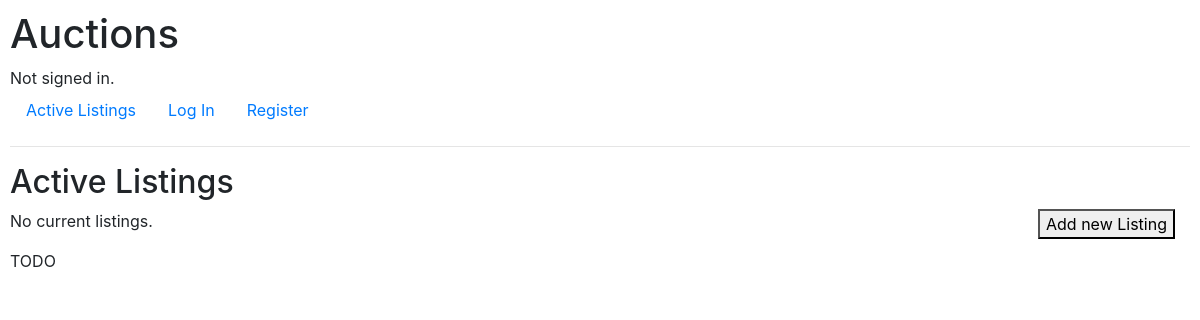
Before: / with the older database file.
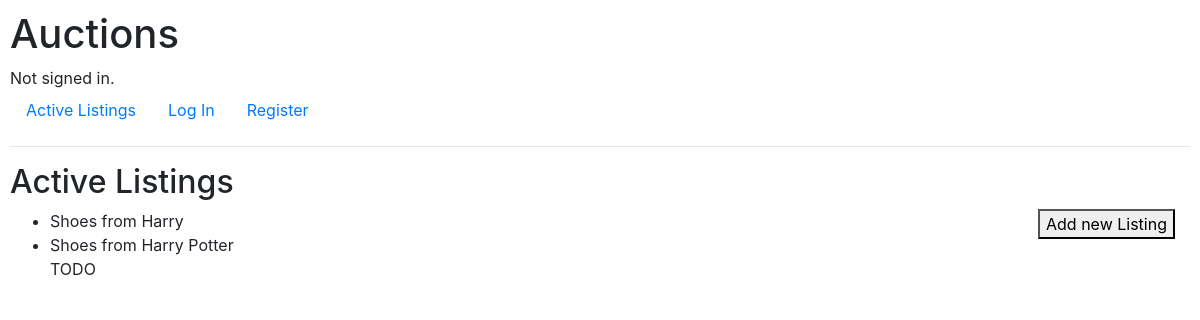
After: the same page with the newer database file.
### auctions/models.py (models this page shows)
class Listing(models.Model):
    CHOICES_CATEGORY = [
        ("electronics", "Electronics"),
        ("fashion", "Fashion"),
        ("sports_hobbies", "Sports and Hobbies"),
        ("house_garden", "House and Garden"),
        ("books_movies_music", "Books, Movies, Music"),
        ("others", "Others"),
    ]
    title = models.CharField(max_length=64, blank=False, null=False)
    description = models.TextField(blank=False, null=False)
    starting_bid = models.DecimalField(max_digits=10, decimal_places=2, blank=False, null=False)
    image = models.URLField(help_text="Insert URL for prodcut image here")
    category = models.CharField(
        max_length=64,
        choices=CHOICES_CATEGORY,
        default="others",
        )
    def __str__(self):
        return self.title

### auctions/views.py (the view)
# urls.py: path("", views.index, name="index"),
def index(request):
    return render(request, "auctions/index.html", {
        "listings": Listing.objects.all()
    })

### auctions/templates/auctions/index.html
{% extends "auctions/layout.html" %}
{% block body %}
    <h2>Active Listings</h2>
    <button id="add_listing">Add new Listing</button>
    {% if listings %}
        <ul>
            {% for listing in listings %}
                <li> {{ listing}} </li>
            {% endfor %}
    {% else %}
        <p>No current listings.</p>
    {% endif %}
    TODO
{% endblock %}

### auctions/templates/auctions/layout.html (shortened to what this page needs)
{% load static %}
<!DOCTYPE html>
<html lang="en">
    <head>
        <link rel="stylesheet" href="https://stackpath.bootstrapcdn.com/bootstrap/4.4.1/css/bootstrap.min.css">
        <link href="{% static 'auctions/styles.css' %}" rel="stylesheet">
    </head>
    <body>
        <h1>Auctions</h1>
        <div>
            {% if user.is_authenticated %}
                Signed in as <strong>{{ user.username }}</strong>.
            {% else %}
                Not signed in.
            {% endif %}
        </div>
        <ul class="nav">
            <li class="nav-item">
                <a class="nav-link" href="{% url 'index' %}">Active Listings</a>
            </li>
            {% if user.is_authenticated %}
                <li class="nav-item">
                    <a class="nav-link" href="{% url 'logout' %}">Log Out</a>
                </li>
            {% else %}
                <li class="nav-item">
                    <a class="nav-link" href="{% url 'login' %}">Log In</a>
                </li>
                <li class="nav-item">
                    <a class="nav-link" href="{% url 'register' %}">Register</a>
                </li>
            {% endif %}
        </ul>
        <hr>
        {% block body %}
        {% endblock %}
    </body>
</html>

### auctions/static/auctions/styles.css (style rules this page uses)
body { padding: 10px; }
#add_listing { position: fixed; right: 25px; }

Changed rows visible on the page:
added Listing: title "Shoes from Harry"
added Listing: title "Shoes from Harry Potter"
Other visible differences:
text no longer shown: "No current listings."
